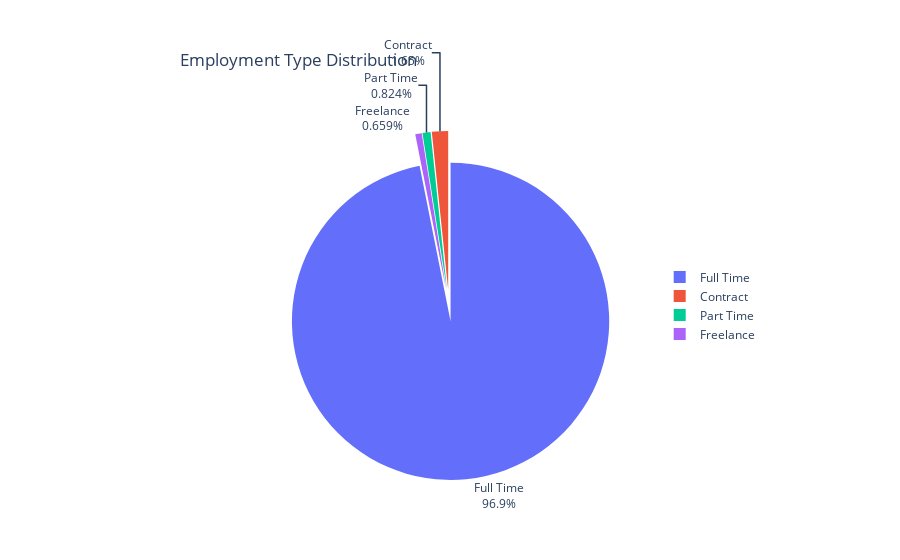

Notebook code cell kept with this figure:
### Markdown cell above
As per the usual trend, the top two positions are occupied by Data Engineer and Data Scientist, with Data Analyst and Machine Learning Engineer following closely behind.

### Code cell
# Employment Type Distribution using Pie Chart
fig = px.pie(df, values=df['employment_type'].value_counts(normalize=True) * 100, names=df['employment_type'].unique(), title='Employment Type Distribution')
fig.update_traces(textposition='outside', textinfo='percent+label', pull=[0.1]*len(df['employment_type'].unique()))
fig.update_layout(legend=dict(x=0.85, y=0.5),title_x=0.2)

fig.show()

### Figure 1 — Plotly figure (JSON) as saved in the notebook; plotly's stock layout.template omitted (floating-point values rounded to 4 significant figures)
{"data": [{"domain": {"x": [0, 1], "y": [0, 1]}, "hovertemplate": "label=%{label}<br>value=%{value}<extra></extra>", "labels": ["Full Time", "Contract", "Part Time", "Freelance"], "legendgroup": "", "name": "", "showlegend": true, "values": [96.87, 1.647, 0.8237, 0.659], "type": "pie", "pull": [0.1, 0.1, 0.1, 0.1], "textinfo": "percent+label", "textposition": "outside"}], "layout": {"legend": {"tracegroupgap": 0, "x": 0.85, "y": 0.5}, "title": {"text": "Employment Type Distribution", "x": 0.2}}}
